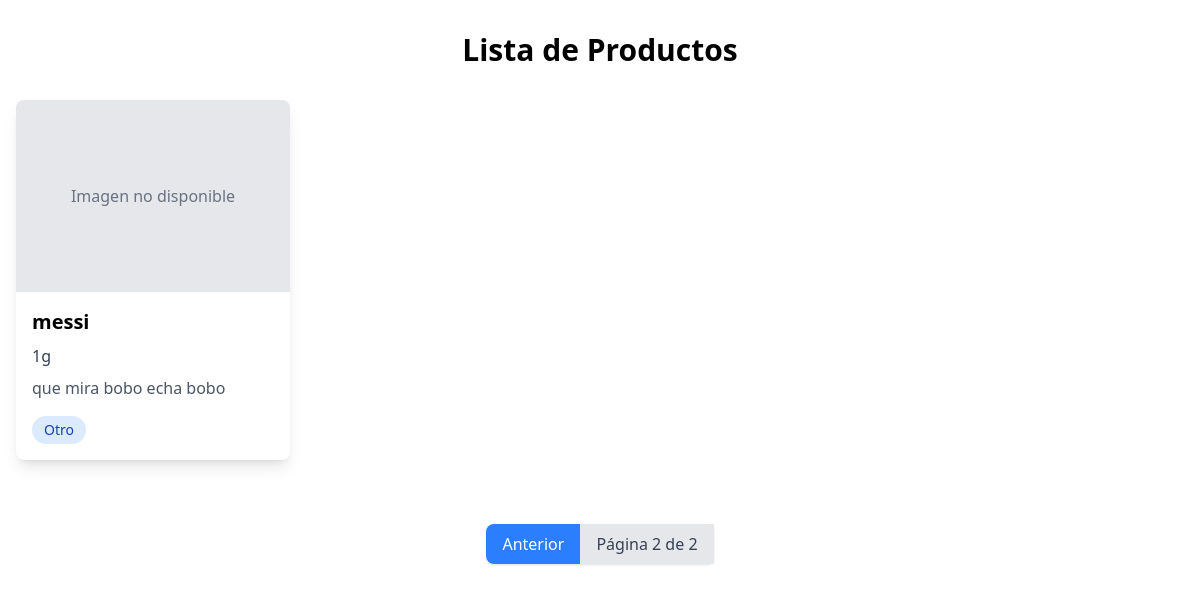
/products/?page=2, run on the app's committed database.
### index/modules/products/models.py (models this page shows, shortened)
class Producto(models.Model):
    TYPE_CHOICES = [
        ('Lácteo', 'Lácteo'),
        ('Fruta', 'Fruta'),
        ('Verdura', 'Verdura'),
        ('Carne', 'Carne'),
        ('Bebida', 'Bebida'),
        ('Otro', 'Otro'),
    ]
    nombre = models.CharField(max_length=100)
    gramaje = models.PositiveIntegerField(help_text="Peso en gramos")
    descripcion = models.TextField(blank=True, null=True)
    tipo = models.CharField(max_length=50, choices=TYPE_CHOICES, default='Otro')

### index/views.py (the view)
# urls.py: path('products/', lista_productos, name='menu_food'),
def lista_productos(request):
    productos_list = Producto.objects.all()
    paginator = Paginator(productos_list, 8)  # Muestra 8 productos por página
    page = request.GET.get('page')
    productos = paginator.get_page(page)
    return render(request, 'list_food.html', {'productos': productos})

### index/templates/list_food.html (shortened to what this page needs)
{% extends 'base.html' %}
{% block content %}
    <div class="px-4 py-8">
        <h1 class="text-3xl font-bold text-center mb-8">Lista de Productos</h1>
        <div class="grid grid-cols-1 sm:grid-cols-2 md:grid-cols-3 lg:grid-cols-4 gap-6">
            {% for producto in productos %}
            <div class="bg-white rounded-lg shadow-lg overflow-hidden">
                <div class="bg-gray-200 h-48 flex items-center justify-center">
                    <span class="text-gray-500">Imagen no disponible</span>
                </div>
                <div class="p-4">
                    <h2 class="text-xl font-bold mb-2">{{ producto.nombre }}</h2>
                    <p class="text-gray-700 mb-2">{{ producto.gramaje }}g</p>
                    <p class="text-gray-600 mb-4">{{ producto.descripcion|truncatechars:50 }}</p>
                    <span class="inline-block bg-blue-100 text-blue-800 px-3 py-1 rounded-full text-sm">
                        {{ producto.tipo }}
                    </span>
                </div>
            </div>
            {% endfor %}
        </div>
    </div>
    <div class="my-8 flex justify-center">
        <nav class="inline-flex rounded-md shadow">
            {% if productos.has_previous %}
            <a href="?page={{ productos.previous_page_number }}" class="px-4 py-2 bg-blue-500 text-white rounded-l-lg hover:bg-blue-600">
                Anterior
            </a>
            {% endif %}
            <span class="px-4 py-2 bg-gray-200 text-gray-700">
                Página {{ productos.number }} de {{ productos.paginator.num_pages }}
            </span>
        </nav>
    </div>
{% endblock %}

### data on the page
Producto: nombre "messi", gramaje "1", descripcion "que mira bobo echa bobo", tipo "Otro"

### other printed values
{{ productos.number }} "2"
{{ productos.paginator.num_pages }} "2"
